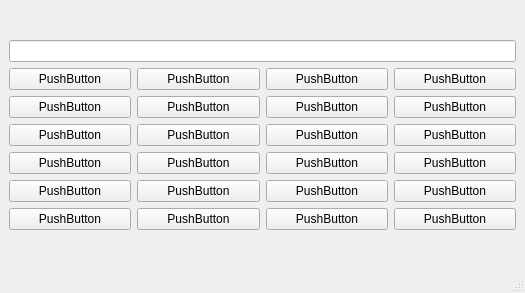
<?xml version="1.0" encoding="UTF-8"?>
<ui version="4.0">
 <class>MainWindow</class>
 <widget class="QMainWindow" name="MainWindow">
  <property name="geometry">
   <rect>
    <x>0</x>
    <y>0</y>
    <width>525</width>
    <height>293</height>
   </rect>
  </property>
  <property name="windowTitle">
   <string>MainWindow</string>
  </property>
  <widget class="QWidget" name="centralwidget">
   <layout class="QVBoxLayout" name="verticalLayout">
    <item>
     <layout class="QGridLayout" name="gridLayout">
      <item row="6" column="1">
       <widget class="QPushButton" name="pushButton_17">
        <property name="text">
         <string>PushButton</string>
        </property>
       </widget>
      </item>
      <item row="3" column="1">
       <widget class="QPushButton" name="pushButton_12">
        <property name="text">
         <string>PushButton</string>
        </property>
       </widget>
      </item>
      <item row="6" column="0">
       <widget class="QPushButton" name="pushButton_22">
        <property name="text">
         <string>PushButton</string>
        </property>
       </widget>
      </item>
      <item row="4" column="3">
       <widget class="QPushButton" name="pushButton_14">
        <property name="text">
         <string>PushButton</string>
        </property>
       </widget>
      </item>
      <item row="5" column="1">
       <widget class="QPushButton" name="pushButton_23">
        <property name="text">
         <string>PushButton</string>
        </property>
       </widget>
      </item>
      <item row="3" column="0">
       <widget class="QPushButton" name="pushButton_15">
        <property name="text">
         <string>PushButton</string>
        </property>
       </widget>
      </item>
      <item row="6" column="2">
       <widget class="QPushButton" name="pushButton_18">
        <property name="text">
         <string>PushButton</string>
        </property>
       </widget>
      </item>
      <item row="4" column="0">
       <widget class="QPushButton" name="pushButton_9">
        <property name="text">
         <string>PushButton</string>
        </property>
       </widget>
      </item>
      <item row="5" column="3">
       <widget class="QPushButton" name="pushButton_24">
        <property name="text">
         <string>PushButton</string>
        </property>
       </widget>
      </item>
      <item row="3" column="2">
       <widget class="QPushButton" name="pushButton_10">
        <property name="text">
         <string>PushButton</string>
        </property>
       </widget>
      </item>
      <item row="2" column="0">
       <widget class="QPushButton" name="pushButton_8">
        <property name="text">
         <string>PushButton</string>
        </property>
       </widget>
      </item>
      <item row="2" column="2">
       <widget class="QPushButton" name="pushButton_6">
        <property name="text">
         <string>PushButton</string>
        </property>
       </widget>
      </item>
      <item row="1" column="1">
       <widget class="QPushButton" name="pushButton_2">
        <property name="text">
         <string>PushButton</string>
        </property>
       </widget>
      </item>
      <item row="5" column="2">
       <widget class="QPushButton" name="pushButton_21">
        <property name="text">
         <string>PushButton</string>
        </property>
       </widget>
      </item>
      <item row="2" column="3">
       <widget class="QPushButton" name="pushButton_5">
        <property name="text">
         <string>PushButton</string>
        </property>
       </widget>
      </item>
      <item row="4" column="2">
       <widget class="QPushButton" name="pushButton_11">
        <property name="text">
         <string>PushButton</string>
        </property>
       </widget>
      </item>
      <item row="2" column="1">
       <widget class="QPushButton" name="pushButton_7">
        <property name="text">
         <string>PushButton</string>
        </property>
       </widget>
      </item>
      <item row="6" column="3">
       <widget class="QPushButton" name="pushButton_19">
        <property name="text">
         <string>PushButton</string>
        </property>
       </widget>
      </item>
      <item row="1" column="2">
       <widget class="QPushButton" name="pushButton_3">
        <property name="text">
         <string>PushButton</string>
        </property>
       </widget>
      </item>
      <item row="1" column="3">
       <widget class="QPushButton" name="pushButton_4">
        <property name="text">
         <string>PushButton</string>
        </property>
       </widget>
      </item>
      <item row="4" column="1">
       <widget class="QPushButton" name="pushButton_16">
        <property name="text">
         <string>PushButton</string>
        </property>
       </widget>
      </item>
      <item row="5" column="0">
       <widget class="QPushButton" name="pushButton_20">
        <property name="text">
         <string>PushButton</string>
        </property>
       </widget>
      </item>
      <item row="1" column="0">
       <widget class="QPushButton" name="pushButton">
        <property name="text">
         <string>PushButton</string>
        </property>
       </widget>
      </item>
      <item row="3" column="3">
       <widget class="QPushButton" name="pushButton_13">
        <property name="text">
         <string>PushButton</string>
        </property>
       </widget>
      </item>
      <item row="0" column="0" colspan="4">
       <widget class="QLineEdit" name="lineEdit"/>
      </item>
     </layout>
    </item>
   </layout>
  </widget>
  <widget class="QMenuBar" name="menubar">
   <property name="geometry">
    <rect>
     <x>0</x>
     <y>0</y>
     <width>525</width>
     <height>21</height>
    </rect>
   </property>
  </widget>
  <widget class="QStatusBar" name="statusbar"/>
 </widget>
 <resources/>
 <connections/>
</ui>
